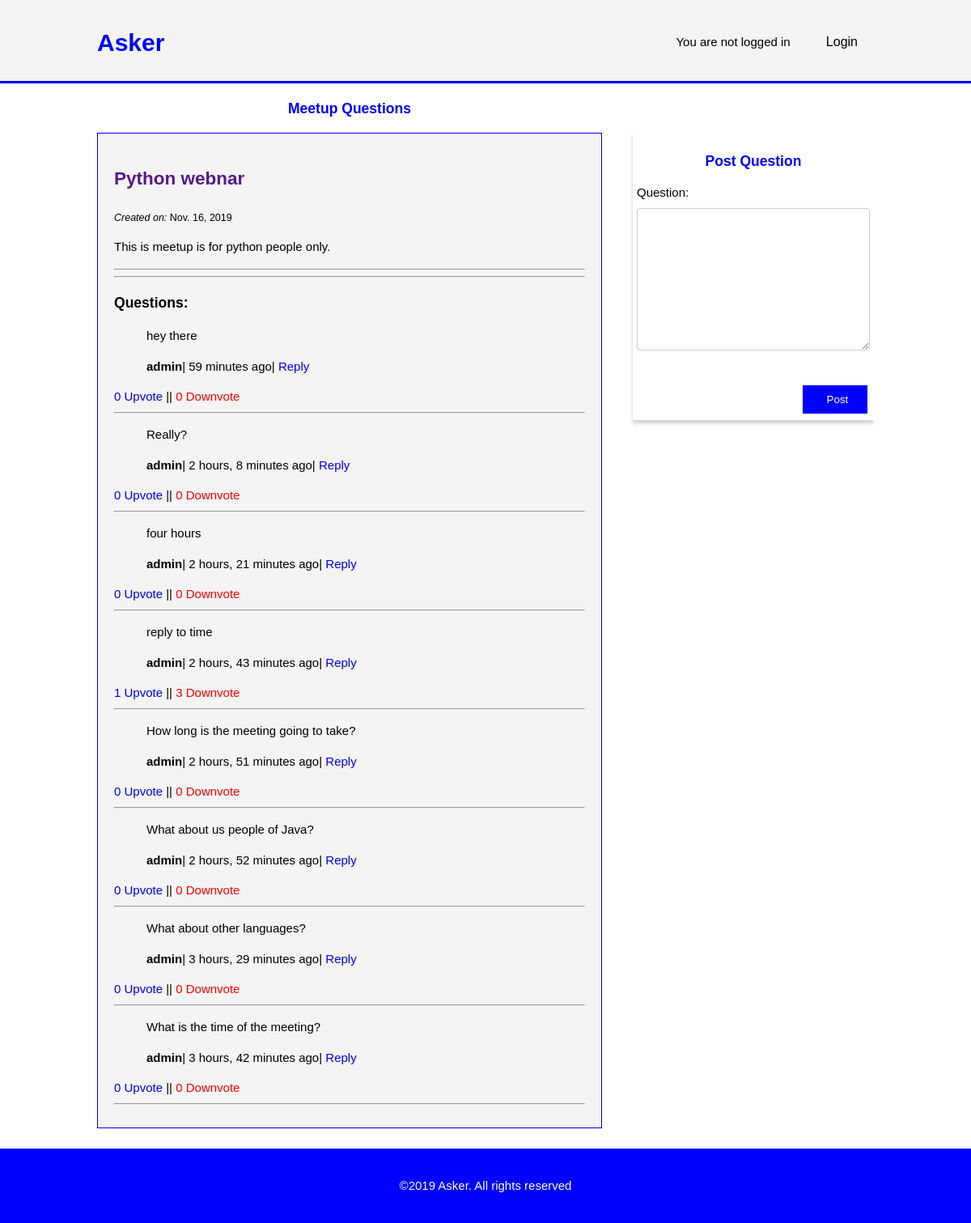
Screenshot of /home/9/ with the database file from the repository.
### meetup/models.py (models this page shows, shortened)
class Meetup(models.Model):
    created_by = models.ForeignKey(User, on_delete=models.CASCADE, null=True, related_name='meetings')
    title = models.CharField(max_length=200)
    venue = models.CharField(max_length=100)
    created_on = models.DateTimeField(default=timezone.now)
    when = models.DateField()
    description = models.TextField()

class Comment(models.Model):
    meetup = models.ForeignKey(
        Meetup, on_delete=models.CASCADE, related_name='comments')
    posted_by = models.ForeignKey(User, on_delete=models.CASCADE, null=True, related_name='comments')
    question = models.TextField()
    created_date = models.DateTimeField(default=timezone.now)
    up_vote = models.IntegerField(default=0)
    down_vote = models.IntegerField(default=0)
    parent = models.ForeignKey('self', on_delete=models.CASCADE, null=True, blank=True)
    class Meta:
        ordering = ['-created_date']
    def children(self):#replies
        return Comment.objects.filter(parent=self)

### meetup/views.py (the view)
# urls.py: path('home/<int:meetup_id>/', views.detail, name='detail'),
def detail(request, meetup_id):
    meetup = get_object_or_404(Meetup, pk=meetup_id)
    user=User.objects.first()
    form = CommentForm()
    if request.method == "POST":
        form = CommentForm(request.POST)
        if form.is_valid():
            topic = form.save(commit=False)
            topic.meetup = meetup
            topic.posted_by = user
            topic.save()
            return HttpResponseRedirect(reverse('detail', args=(meetup.id,)))
    else:
        form =CommentForm()
    context = {"meetup": meetup, "form": form}
    return render(request, 'detail.html', context)

### meetup/forms.py
class CommentForm(forms.ModelForm):
    question = forms.CharField(widget=forms.Textarea)
    class Meta:
        model = Comment
        fields = ['question']

### meetup/templates/detail.html (shortened to what this page needs)
{% load static %}<!DOCTYPE html>
<html>
  <head>
    <link rel="stylesheet" href="{% static 'css/detail.css' %}" />
  </head>
  <body>
    <header>
      <div class="container">
        <div id="branding">
          <h1><span class="highlight"> Asker</span></h1>
        </div>
        <nav>
          <ul>
            {% if user.is_authenticated %}
            <li>
              Welcome {{request.user.first_name}}
            </li>
            <li>
              <a href="{% url 'logout' %}">Logout</a>
            </li>
            {% else %}
            <li>
              You are not logged in
            </li>
            <li>
              <a href="{% url 'login' %}">Login</a>
            </li>
            {% endif %}
          </ul>
        </nav>
      </div>
    </header>
    <section id="main">
      <div class="container">
        <article id="main-col">
          <h1>Meetup Questions</h1>
          <ul id="questions">
            <li>
              <h2>
                <a href="">{{ meetup.title }}</a>
              </h2>
              <small
                ><i>Created on:</i>
                {{ meetup.created_on.date }}
              </small>
              <p>{{ meetup.description }}</p>
              <hr />
              <hr />
              <h3>Questions:</h3>
              {% for comment in meetup.comments.all %}
              <blockquote>
                <p>{{ comment.question|linebreaks }}</p>
                <p>
                  <b>{{ comment.posted_by }}</b>|
                  {{comment.created_date|timesince }} ago|
                  <a href="#" class="reply-btn">Reply</a>
                </p>
              </blockquote>
              <a href="vote/"
                ><span class="upvote">{{comment.up_vote }} Upvote</span></a
              >
              ||
              <a href="vote/"
                ><span class="downvote">{{comment.down_vote}} Downvote</span></a
              >
              <hr />
              {% empty %}
              <p>No questions here yet :(</p>
              {% endfor %}
            </li>
          </ul>
        </article>
        <aside id="sidebar">
          <h3>Post Question</h3>
          <form action="." method="POST">
            {% csrf_token %} {{ form.as_p }}
            <button type="submit" class="post-btn">Post</button>
          </form>
        </aside>
      </div>
    </section>
    <footer>
      <p>&copy;2019 Asker. All rights reserved</p>
    </footer>
  </body>
</html>

### meetup/static/css/detail.css (style rules this page uses)
html { scroll-behavior: smooth; }
body { font-family: Arial, Helvetica, sans-serif; font-size: 15px; line-height: 1.5; margin: 0; padding: 0; }
.container { width: 80%; margin: auto; overflow: hidden; }
ul { margin: 0; padding: 0; }
header { background-color: #f4f4f4; padding-top: 30px; min-height: 70px; border-bottom: #0000FF 3px solid; }
header a { color: #000000; text-decoration: none; font-size: 16px; }
header li { display: inline; padding: 0 20px 0 20px; }
header #branding { float: left; }
header #branding h1 { margin: 0; }
header nav { float: right; margin-top: 10px; }
header .highlight, header .current a { color: #0000FF; font-weight: bold; }
ul#questions li { list-style: none; padding: 20px; border: #0000FF 1px solid; margin-bottom: 5px; background-color: #f4f4f4; }
ul#questions a { text-decoration: none; }
article h1 { color: #0000FF; text-align: center; }
.upvote { color: #0000FF; }
.downvote { color: #FF0000; }
.post-btn { float: right; background-color: #0000FF; color: #ffffff; width: 30%; cursor: pointer; border: 3px solid; margin-top: 10px; margin-right:0; padding: 10px 30px; text-align: center; }
aside#sidebar { float: right; width: 30%; margin-top: 60px; box-shadow: 0 4px 5px 0 rgba(0,0,0,0.2); transition: 0.3s; padding: 5px 5px; position: relative; margin-bottom: 130px; margin-right: auto; margin-left: auto; }
aside#sidebar h3 { text-align: center; margin-bottom: 10px; color: #0000FF; }
aside#sidebar textarea { width: 100%; padding: 12px 20px; margin: 8px 0; display: inline-block; border: 1px solid #ccc; border-radius: 4px; box-sizing: border-box; color: #000000; }
article#main-col { float: left; width: 65% }
footer { padding: 20px; margin-top: 20px; text-align: center; color: #ffffff; background-color: #0000FF; }

### rows the page displays
Meetup: title "Python webnar", created_on "Nov. 16, 2019", description "This is meetup is for python people only."
Comment: question "hey there", posted_by "admin", created_date "59 minutes", up_vote "0", down_vote "0"
Comment: question "Really?", posted_by "admin", created_date "2 hours, 8 minutes", up_vote "0", down_vote "0"
Comment: question "four hours", posted_by "admin", created_date "2 hours, 21 minutes", up_vote "0", down_vote "0"
Comment: question "reply to time", posted_by "admin", created_date "2 hours, 43 minutes", up_vote "1", down_vote "3"
Comment: question "How long is the meeting going to take?", posted_by "admin", created_date "2 hours, 51 minutes", up_vote "0", down_vote "0"
Comment: question "What about us people of Java?", posted_by "admin", created_date "2 hours, 52 minutes", up_vote "0", down_vote "0"
Comment: question "What about other languages?", posted_by "admin", created_date "3 hours, 29 minutes", up_vote "0", down_vote "0"
Comment: question "What is the time of the meeting?", posted_by "admin", created_date "3 hours, 42 minutes", up_vote "0", down_vote "0"
